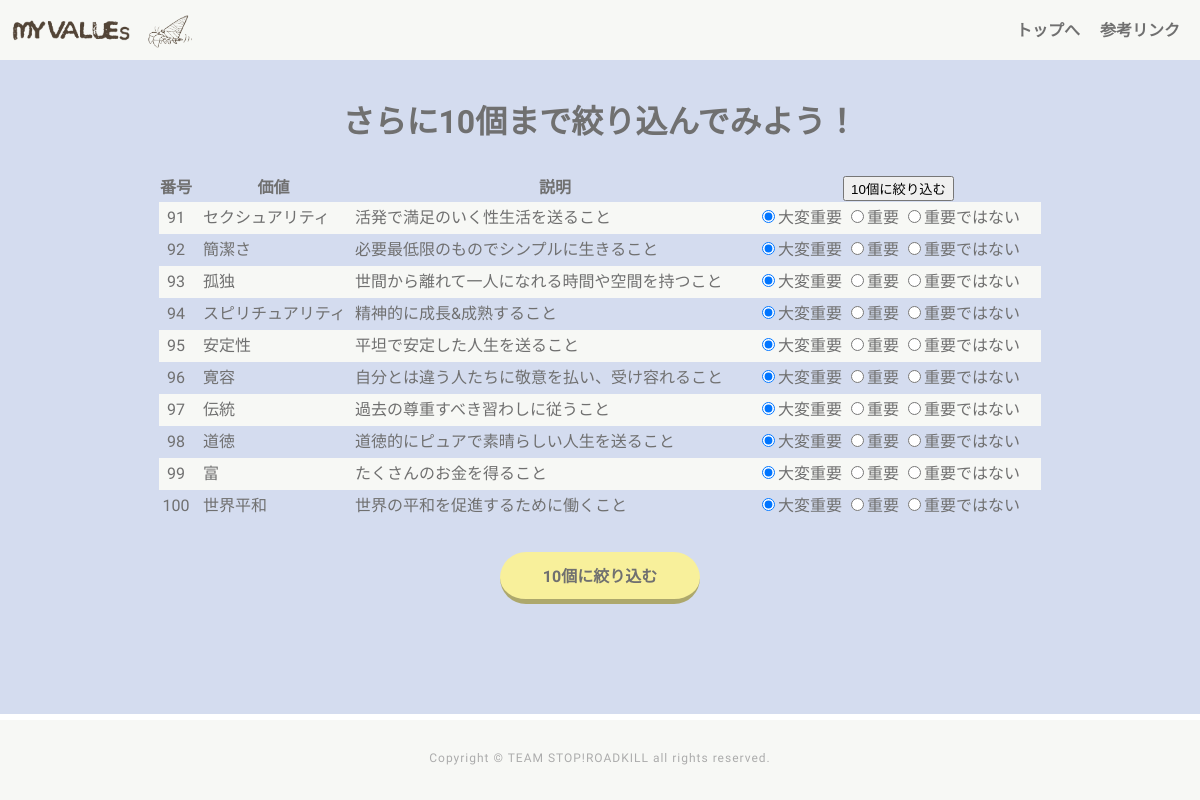
The page /page3 on the database its author committed.
### tables this page shows
CREATE TABLE "values100" (
	"id"	INTEGER,
	"value"	TEXT,
	"explanation"	TEXT,
	PRIMARY KEY("id")
);

### app.py (the view)
@app.route("/page3",methods=["GET"])
def page3_get():
    user_id=1
    conn=sqlite3.connect("myvalues.db")
    cur=conn.cursor()
    cur.execute("Select * From myselect Order by savedate desc Limit 1;")
    selected=cur.fetchone()
    c=conn.cursor()
    c.execute("Select id,value,explanation From values100;")
    value_list=[]
    i = 4
    for row in c.fetchall():
        if not selected[i]==0:
            value_list.append({"id":row[0],"task":row[1],"explanation":row[2],"emphasis":selected[i]})
        i=i+1
    c.close()
    cur.close()
    conn.close()
    return render_template("page3.html",value_list=value_list,)

### templates/page3.html
{% extends "base.html" %}
{% block content %}
<div class="container">
    <div class ="box-list">
        <p>
            <h1>さらに10個まで絞り込んでみよう！</h1>
        </p>
        <div class="first-list">
            <form action="/page3" id="list100form" method="post">
                <table>
                    <tr>
                        <th>番号</th><th>価値</th><th>説明</th><th><input type="submit" value="10個に絞り込む" class="select10"></th>
                    </tr>
                    {% for item in value_list %}
                    <tr class="value_container">
                        <td>{{item['id']}}</td>
                        <td class="titles">{{item['task']}}</td>
                        <td class="need">{{item['explanation']}}</td>
                        <td>
                            <label><input type="radio" name="r{{item['id']}}" value="2" {% if item['emphasis']==2 %} checked="checked"{% endif %}>大変重要</label>
                            <label><input type="radio" name="r{{item['id']}}" value="1" {% if item['emphasis']==1 %} checked="checked"{% endif %}>重要</label>
                            <label class="last"><input type="radio" name="r{{item['id']}}" value="0" {% if item['emphasis']==0 %} checked="checked"{% endif %}>重要ではない</label>
                        </td>
                    </tr>
                    {% endfor %}
                </table>
                <div class ="button-box">
                    <input type="submit" value="10個に絞り込む" class="reset button-shadow select10">
                </div>
            </form>
        </div>
    </div>
</div>
{% endblock %}

### templates/base.html (shortened to what this page needs)
<!DOCTYPE html>
<html lang="ja">
<head>
    <link rel="stylesheet" href="../static/css/style.css">
</head>
<body>
    <div class="container-all">
        <header class="site-header">
        <div class="logo">
            <img src="../static/img/name.png" alt="">
        </div>
        <div class="logoimage">
            <img src="../static/img/myvalueslogo.png" alt="">
        </div>
        <div class="menu">
        <nav>
            <ul>
                <li><a  href="" >トップへ</a></li>
                <li><a  href="" >参考リンク</a></li>
            </ul>
        </nav>
        </div>
        </header>
    {% block content %}
    {% endblock %}
    <footer>
    <p class="copyright">Copyright &copy; TEAM STOP!ROADKILL all rights reserved.</p>
    </footer>
    </div>
</body>
</html>

### static/css/style.css (style rules this page uses)
html { overflow-y: scroll; }
body, h1, h2, h3, h4, h5, p, ul, ol, li, dl, dt, dd { margin: 0px; padding: 0px; }
body { background: #fff; text-align: center; font-size: 16px; line-height: 1.4; min-width: 100%; -webkit-text-size-adjust: 100%; }
li { list-style: none; }
a { outline: none; color: inherit; text-decoration: none; }
img { border: 0px; vertical-align: bottom; }
.reset { color: black; text-decoration: none; font-family: sans-serif; font-weight: normal; font-size: 16px; line-height: 1.5; letter-spacing: normal; border: none; background: transparent; margin: 0; padding: 0; outline: none; cursor: pointer; -webkit-tap-highlight-color: rgba(0,0,0,0); }
body { font-family: "Noto Sans Japanese", "ヒラギノ角ゴ Pro W3", "Hiragino Kaku Gothic Pro", "ヒラギノ角ゴ ProN W3", "Hiragino Kaku Gothic ProN", "游ゴシック", YuGothic, "メイリオ", "Meiryo", "HGPｺﾞｼｯｸM", "Osaka", "ＭＳ Ｐゴシック", sans-serif, Century Gothic, Arial,"M PLUS Rounded 1c"; }
.site-header { height: 60px; background: #F7F8F5; text-align: center; position: fixed; width: 100%; display: flex; }
header img { height:50px; }
.logo { margin: 5px,0px,0px,5px; padding-top: 5px; }
.logoimage { padding-top: 10px; }
.menu { margin:0 0 0 auto; }
ul { display: flex; list-style: none; margin: 5px; padding: 5px; }
li { margin:10px; font-family: 'M PLUS Rounded 1c', sans-serif; font-weight: 600; color:#707070; }
.container-all { background-color:#D4DCEF; width: 100%; height: auto !important; height: 100%; position: relative; min-height: 100%; }
.container { background-color:#D4DCEF; font-family: 'M PLUS Rounded 1c', sans-serif; color: #707070; padding-bottom:80px; height: 100%; }
.container h1 { font-family: 'M PLUS Rounded 1c', sans-serif; color: #707070; }
.box-list { padding-top: 100px; margin: 0 auto; margin-bottom:30px; }
.first-list table { border-collapse: collapse; margin-top: 30px; margin-left: auto; margin-right: auto; }
.first-list table td { background: #F7F8F5; }
.first-list table tr:nth-child(odd) td { background: #D4DCEF; }
.first-list table td { margin-right: 10px; }
.titles { font-weight: 500; height: 30px; width: 150px; text-align: left; padding-left: 10px; }
.need { text-align: left; width: 400px; }
.last { margin-right:20px; }
.button-box { margin-top: 30px; }
.button-shadow { font-family: 'M PLUS Rounded 1c', sans-serif; color:#707070; text-align: center; box-sizing: border-box; display: block; max-width: 200px; width: 100%; margin: 0 auto; background: #F8F09B; font-weight: bold; padding: 13px 10px 10px; border-radius: 30px; border-bottom: 5px solid rgba(0,0,0,0.3); }
footer { height: 80px; background: #F7F8F5; width: 100%; }
footer .copyright { color: #acacac; font-size: 12px; padding-top: 30px; letter-spacing: 1px; font-family: 'M PLUS Rounded 1c', sans-serif; }
footer { height: 80px; background: #F7F8F5; width: 100%; position: fixed; bottom: 0; }

### rows shown on the page
values100: id "91", task "セクシュアリティ", explanation "活発で満足のいく性生活を送ること"
values100: id "92", task "簡潔さ", explanation "必要最低限のものでシンプルに生きること"
values100: id "93", task "孤独", explanation "世間から離れて一人になれる時間や空間を持つこと"
values100: id "94", task "スピリチュアリティ", explanation "精神的に成長&成熟すること"
values100: id "95", task "安定性", explanation "平坦で安定した人生を送ること"
values100: id "96", task "寛容", explanation "自分とは違う人たちに敬意を払い、受け容れること"
values100: id "97", task "伝統", explanation "過去の尊重すべき習わしに従うこと"
values100: id "98", task "道徳", explanation "道徳的にピュアで素晴らしい人生を送ること"
values100: id "99", task "富", explanation "たくさんのお金を得ること"
values100: id "100", task "世界平和", explanation "世界の平和を促進するために働くこと"
